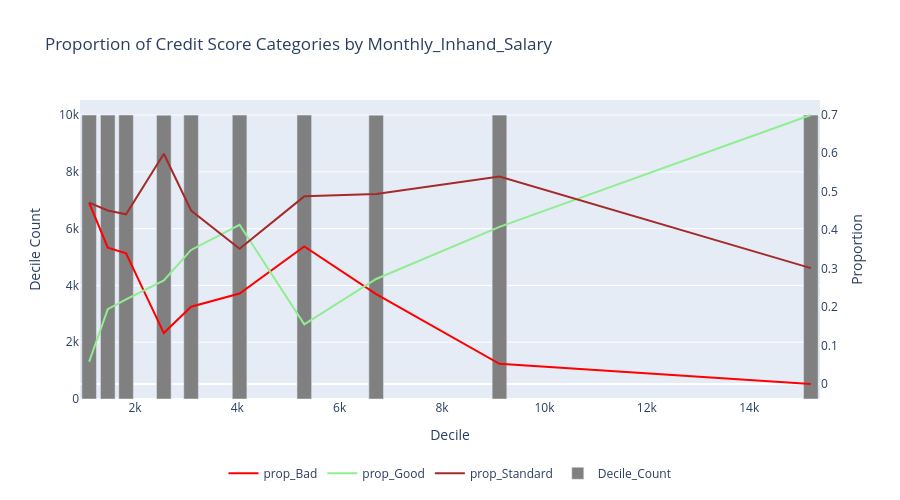

The cell this chart's notebook holds for it:
### Markdown cell above
Porporción de Buenos: aunque se observa una relación positiva entre los ingresos netos y la proporción de buenos, se observa un
cambio abrupto entre los deciles 6 y 7, al pasar de una proporción de buenos de 41% a 15%,
lo cual no es razonable.

Proporción de standard: aunque sí existe una tendencia negativa entre la proporción de Standard y los ingresos
hay cambios irregulares que son poco razonables.

Proporción de malos: de manera similar, la proporción de malos y los ingresos tienen una relación inversa, sin embargo, 
hay cambios irregulares abruptos.

### Code cell
chart_types = {
    "prop_Good":"line",
    "prop_Standard":"line",
    "prop_Bad": "line",  
    "Decile_Count": "bar"    
}

fig = plot_interactive_chart(
    df=deciles_summary,  
    y_columns=["prop_Bad", "prop_Good", "prop_Standard", "Decile_Count"],  
    x_column="Decile_Max",  
    chart_types=chart_types, 
    title=f"Proportion of Credit Score Categories by {continuous_variable}",
    x_title="Decile",
    y_title="Decile Count",  
    y2_title="Proportion",   
    secondary_y=["prop_Bad", "prop_Good", "prop_Standard"],  
    width=900,
    height=500,
    custom_colors={"prop_Bad": "red", "prop_Good":"lightgreen",
    "prop_Standard":"brown", "Decile_Count": "gray"}  
)

fig.show()

### Figure 1 — Plotly figure (JSON) as saved in the notebook; plotly's stock layout.template omitted (floating-point values rounded to 4 significant figures)
{"data": [{"line": {"color": "red"}, "mode": "lines", "name": "prop_Bad", "type": "scatter", "x": [1105.0, 1469.0, 1826.0, 2564.0, 3096.0, 4044.0, 5308.0, 6712.0, 9121.0, 15200.0], "y": [0.4709, 0.3544, 0.3394, 0.1324, 0.2009, 0.235, 0.3576, 0.2334, 0.05251, 0], "yaxis": "y2"}, {"line": {"color": "lightgreen"}, "mode": "lines", "name": "prop_Good", "type": "scatter", "x": [1105.0, 1469.0, 1826.0, 2564.0, 3096.0, 4044.0, 5308.0, 6712.0, 9121.0, 15200.0], "y": [0.05788, 0.1946, 0.2197, 0.2694, 0.3483, 0.4137, 0.1549, 0.2729, 0.4082, 0.6989], "yaxis": "y2"}, {"line": {"color": "brown"}, "mode": "lines", "name": "prop_Standard", "type": "scatter", "x": [1105.0, 1469.0, 1826.0, 2564.0, 3096.0, 4044.0, 5308.0, 6712.0, 9121.0, 15200.0], "y": [0.4713, 0.4509, 0.4409, 0.5982, 0.4507, 0.3513, 0.4875, 0.4937, 0.5393, 0.3011], "yaxis": "y2"}, {"marker": {"color": "gray"}, "name": "Decile_Count", "type": "bar", "x": [1105.0, 1469.0, 1826.0, 2564.0, 3096.0, 4044.0, 5308.0, 6712.0, 9121.0, 15200.0], "y": [10003, 9999, 10005, 9997, 9999, 10000, 10000, 9998, 9999, 10000], "yaxis": "y"}], "layout": {"height": 500, "legend": {"orientation": "h", "x": 0.5, "xanchor": "center", "y": -0.2, "yanchor": "top"}, "title": {"text": "Proportion of Credit Score Categories by Monthly_Inhand_Salary"}, "width": 900, "xaxis": {"title": {"text": "Decile"}}, "yaxis": {"title": {"text": "Decile Count"}}, "yaxis2": {"overlaying": "y", "showgrid": false, "side": "right", "title": {"text": "Proportion"}}}}
